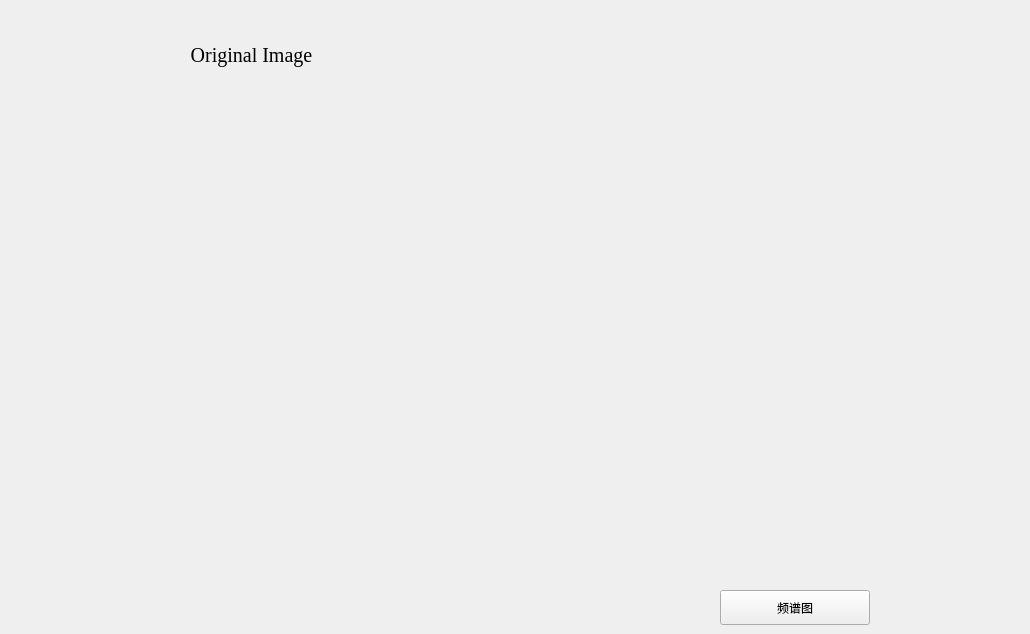
      <widget class="QWidget" name="page_5">
       <property name="font">
        <font>
         <family>Times New Roman</family>
        </font>
       </property>
       <widget class="QPushButton" name="pushButton_pinputu">
        <property name="geometry">
         <rect>
          <x>720</x>
          <y>590</y>
          <width>150</width>
          <height>35</height>
         </rect>
        </property>
        <property name="text">
         <string>频谱图</string>
        </property>
       </widget>
       <widget class="QWidget" name="layoutWidget">
        <property name="geometry">
         <rect>
          <x>0</x>
          <y>40</y>
          <width>1021</width>
          <height>541</height>
         </rect>
        </property>
        <layout class="QHBoxLayout" name="horizontalLayout_2">
         <property name="spacing">
          <number>15</number>
         </property>
         <property name="leftMargin">
          <number>0</number>
         </property>
         <property name="rightMargin">
          <number>0</number>
         </property>
         <item>
          <layout class="QVBoxLayout" name="verticalLayout_11">
           <item>
            <widget class="QLabel" name="label_55">
             <property name="minimumSize">
              <size>
               <width>0</width>
               <height>30</height>
              </size>
             </property>
             <property name="maximumSize">
              <size>
               <width>16777214</width>
               <height>30</height>
              </size>
             </property>
             <property name="font">
              <font>
               <family>Times New Roman</family>
               <pointsize>15</pointsize>
              </font>
             </property>
             <property name="text">
              <string>Original Image</string>
             </property>
             <property name="alignment">
              <set>Qt::AlignCenter</set>
             </property>
            </widget>
           </item>
           <item>
            <widget class="QLabel" name="label_tu_51">
             <property name="text">
              <string/>
             </property>
             <property name="margin">
              <number>0</number>
             </property>
            </widget>
           </item>
          </layout>
         </item>
         <item>
          <layout class="QVBoxLayout" name="verticalLayout_12">
           <item>
            <widget class="QLabel" name="label_56">
             <property name="minimumSize">
              <size>
               <width>0</width>
               <height>30</height>
              </size>
             </property>
             <property name="maximumSize">
              <size>
               <width>16777215</width>
               <height>30</height>
              </size>
             </property>
             <property name="font">
              <font>
               <family>Times New Roman</family>
               <pointsize>15</pointsize>
              </font>
             </property>
             <property name="text">
              <string/>
             </property>
             <property name="alignment">
              <set>Qt::AlignCenter</set>
             </property>
            </widget>
           </item>
           <item>
            <widget class="QLabel" name="label_tu_52">
             <property name="text">
              <string/>
             </property>
            </widget>
           </item>
          </layout>
         </item>
        </layout>
       </widget>
      </widget>
